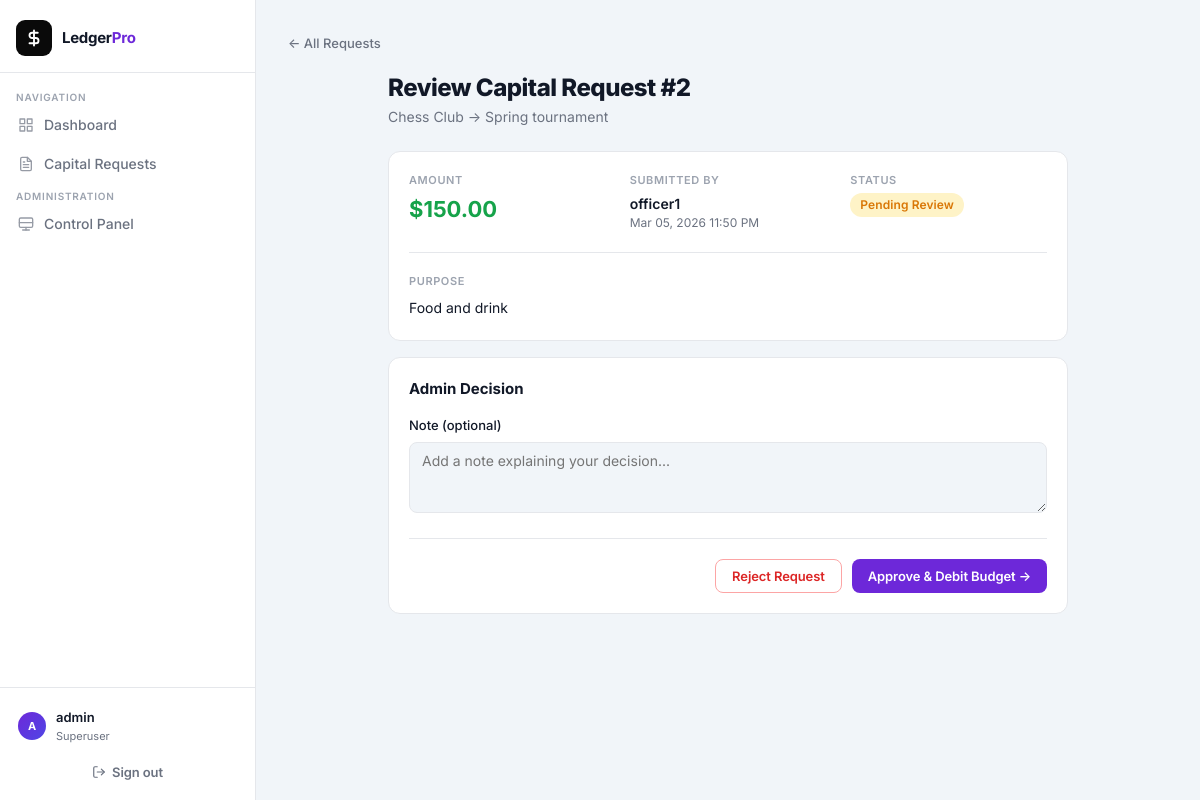
The page /requests/2/review/ (signed in) on the database its author committed.
### orgs/models.py (models this page shows, shortened)
class CapitalRequest(models.Model):
    STATUS_CHOICES = [
        ('PENDING', 'Pending Review'),
        ('APPROVED', 'Approved'),
        ('REJECTED', 'Rejected'),
    ]
    CATEGORY_CHOICES = [
        ('EVENTS', 'Events & Programming'),
        ('TRAVEL', 'Travel'),
        ('OPERATIONS', 'Operations'),
        ('MARKETING', 'Marketing & Outreach'),
        ('PERSONNEL', 'Personnel'),
        ('FUNDRAISING', 'Fundraising'),
        ('EQUIPMENT', 'Equipment'),
        ('MISC', 'Miscellaneous'),
    ]
    organization = models.ForeignKey(Organization, on_delete=models.CASCADE, related_name='requests')
    project = models.ForeignKey(Project, on_delete=models.CASCADE, related_name='requests')
    submitted_by = models.ForeignKey(User, on_delete=models.CASCADE)
    amount = models.DecimalField(max_digits=12, decimal_places=2)
    category = models.CharField(max_length=50, choices=CATEGORY_CHOICES, default='MISC')
    purpose = models.TextField()
    status = models.CharField(max_length=20, choices=STATUS_CHOICES, default='PENDING')
    admin_note = models.TextField(blank=True, null=True)
    created_at = models.DateTimeField(auto_now_add=True)
    updated_at = models.DateTimeField(auto_now=True)

class Organization(models.Model):
    institution = models.ForeignKey(
        Institution, on_delete=models.CASCADE, related_name='organizations',
        null=True, blank=True
    )
    name = models.CharField(max_length=200)
    description = models.TextField(blank=True)
    officers = models.ManyToManyField(User, related_name='officer_of', blank=True)
    budget = models.DecimalField(
        max_digits=12, decimal_places=2, default=0.00,
        help_text="Starting budget manually inputted by Admins"
    )
    admins = models.ManyToManyField(
        User, related_name='org_admin_of', blank=True,
        help_text="Users with admin-level access to this org (set by the Institution Superuser)"
    )

class Project(models.Model):
    organization = models.ForeignKey(Organization, on_delete=models.CASCADE, related_name='projects')
    name = models.CharField(max_length=200)
    description = models.TextField(blank=True)
    bulletin = models.TextField(blank=True, help_text="Project bulletin board")
    allocated_budget = models.DecimalField(
        max_digits=12, decimal_places=2, default=0.00,
        help_text="Capital allocated from the main Org budget to this project"
    )

### orgs/views.py (the view, shortened to what this page needs)
# urls.py: path('requests/<int:req_id>/review/', views.review_request, name='review_request'),
@login_required
def review_request(request, req_id):
    req = get_object_or_404(CapitalRequest, id=req_id)
    if not is_admin_for_org(request.user, req.organization):
        return redirect('dashboard')
    return render(request, 'orgs/review_request.html', {'req': req})

### orgs/context_processors.py (called while the page is built)
def platform_context(request):
    if request.user.is_anonymous:
        return {
            'is_platform_admin': False,
            'user_institution': None,
            'is_any_superuser': False,
        }
    return {
        'is_platform_admin': is_platform_admin(request.user),
        'user_institution': get_user_institution(request.user),
        'is_any_superuser': is_any_superuser(request.user),
    }

### orgs/utils.py (called while the page is built)
def get_user_institution(user):
    if user.is_anonymous:
        return None
    try:
        if hasattr(user, 'superuser_of'):
            return user.superuser_of
    except Exception:
        pass
    org = Organization.objects.filter(admins=user).first() or Organization.objects.filter(officers=user).first()
    if org:
        return org.institution
    return None

def is_platform_admin(user):
    return user.is_superuser and not hasattr(user, 'superuser_of')

def is_any_superuser(user):
    if is_platform_admin(user):
        return True
    institution = get_user_institution(user)
    if institution and user == institution.superuser:
        return True
    return False

def is_admin_for_org(user, org):
    if is_platform_admin(user):
        return True
    institution = get_user_institution(user)
    if institution and user == institution.superuser and org.institution == institution:
        return True
    return user in org.admins.all()

### orgs/templates/orgs/review_request.html (shortened to what this page needs)
{% extends 'orgs/base.html' %}
{% block content %}
<a href="{% url 'all_requests' %}" class="back-link">&larr; All Requests</a>
<div style="max-width: 680px; margin: 0 auto;">
    <div style="margin-bottom: 24px;">
        <h1 class="page-title">Review Capital Request #{{ req.id }}</h1>
        <p class="page-subtitle">{{ req.organization.name }} &rarr; {{ req.project.name }}</p>
    </div>
    <div class="card" style="margin-bottom: 16px;">
        <div
            style="display: grid; grid-template-columns: 1fr 1fr 1fr; gap: 24px; margin-bottom: 20px; padding-bottom: 20px; border-bottom: 1px solid var(--border);">
            <div>
                <div
                    style="font-size: 11px; font-weight: 600; text-transform: uppercase; letter-spacing: 0.6px; color: var(--text-label); margin-bottom: 4px;">
                    Amount</div>
                <div class="money" style="font-size: 22px;">${{ req.amount }}</div>
            </div>
            <div>
                <div
                    style="font-size: 11px; font-weight: 600; text-transform: uppercase; letter-spacing: 0.6px; color: var(--text-label); margin-bottom: 4px;">
                    Submitted By</div>
                <div style="font-weight: 600;">{{ req.submitted_by.username }}</div>
                <div style="font-size: 12px; color: var(--text-muted);">{{ req.created_at|date:"M d, Y g:i A" }}</div>
            </div>
            <div>
                <div
                    style="font-size: 11px; font-weight: 600; text-transform: uppercase; letter-spacing: 0.6px; color: var(--text-label); margin-bottom: 4px;">
                    Status</div>
                <span class="badge {{ req.status|lower }}">{{ req.get_status_display }}</span>
            </div>
        </div>
        <div>
            <div
                style="font-size: 11px; font-weight: 600; text-transform: uppercase; letter-spacing: 0.6px; color: var(--text-label); margin-bottom: 8px;">
                Purpose</div>
            <p style="font-size: 14px; line-height: 1.6; color: var(--text-main);">{{ req.purpose }}</p>
        </div>
    </div>
    {% if req.status == 'PENDING' %}
    <div class="card">
        <h2 style="font-size: 15px; font-weight: 700; margin-bottom: 16px;">Admin Decision</h2>
        <form method="post">
            <div class="form-group">
                <label class="form-label">Note (optional)</label>
                <textarea name="note" class="form-control" rows="3"
                    placeholder="Add a note explaining your decision..."></textarea>
            </div>
            <hr class="divider">
            <div style="display: flex; gap: 10px; justify-content: flex-end;">
                <button type="submit" name="action" value="reject" class="btn btn-outline"
                    style="border-color: #FCA5A5; color: var(--danger) !important;">
                    Reject Request
                </button>
                <button type="submit" name="action" value="approve" class="btn btn-primary">
                    Approve &amp; Debit Budget &rarr;
                </button>
            </div>
        </form>
    </div>
    {% endif %}
</div>
{% endblock %}

### orgs/templates/orgs/base.html (shortened to what this page needs)
<!DOCTYPE html>
<html lang="en">
<head>
</head>
<body>
    <aside class="sidebar">
        <div class="sidebar-header">
            <a href="{% url 'dashboard' %}" class="sidebar-logo">
                <div class="sidebar-logo-icon">
                    <svg width="18" height="18" viewBox="0 0 24 24" fill="none" stroke="currentColor" stroke-width="2.5"
                        stroke-linecap="round" stroke-linejoin="round">
                        <path d="M12 2v20M17 5H9.5a3.5 3.5 0 0 0 0 7h5a3.5 3.5 0 0 1 0 7H6" />
                    </svg>
                </div>
                <span class="sidebar-logo-text">Ledger<span>Pro</span></span>
            </a>
        </div>
        <nav class="sidebar-nav">
            <span class="nav-section-label">Navigation</span>
            <a href="{% url 'dashboard' %}" class="nav-link">
                <svg viewBox="0 0 24 24" fill="none" stroke="currentColor" stroke-width="2" stroke-linecap="round"
                    stroke-linejoin="round">
                    <rect x="3" y="3" width="7" height="7" />
                    <rect x="14" y="3" width="7" height="7" />
                    <rect x="14" y="14" width="7" height="7" />
                    <rect x="3" y="14" width="7" height="7" />
                </svg>
                Dashboard
            </a>
            <a href="{% url 'all_requests' %}" class="nav-link">
                Capital Requests
            </a>
            {% if is_any_superuser %}
            <span class="nav-section-label">Administration</span>
            <a href="{% url 'superuser_dashboard' %}" class="nav-link">
                <svg viewBox="0 0 24 24" fill="none" stroke="currentColor" stroke-width="2" stroke-linecap="round"
                    stroke-linejoin="round">
                    <rect x="2" y="3" width="20" height="14" rx="2" ry="2" />
                    <line x1="2" y1="10" x2="22" y2="10" />
                    <line x1="7" y1="21" x2="17" y2="21" />
                    <line x1="12" y1="17" x2="12" y2="21" />
                </svg>
                {% if is_platform_admin %}Platform Control{% else %}Control Panel{% endif %}
            </a>
            {% endif %}
        </nav>
        <div class="sidebar-footer">
            {% if user.is_authenticated %}
            <div class="user-pill">
                <div class="user-avatar">{{ user.username|slice:":1" }}</div>
                <div class="user-info">
                    <div class="user-name">{{ user.username }}</div>
                    <div class="user-role">
                        {% if user.is_superuser %}Superuser{% elif user.is_staff %}Admin{% else %}Officer{% endif %}
                    </div>
                </div>
            </div>
            <form action="{% url 'account_logout' %}" method="post" style="margin-top: 4px;">
                <button type="submit" class="btn btn-ghost"
                    style="width: 100%; justify-content: center; font-size: 13px;">
                    <svg width="14" height="14" viewBox="0 0 24 24" fill="none" stroke="currentColor" stroke-width="2"
                        stroke-linecap="round" stroke-linejoin="round">
                        <path d="M9 21H5a2 2 0 0 1-2-2V5a2 2 0 0 1 2-2h4" />
                        <polyline points="16 17 21 12 16 7" />
                        <line x1="21" y1="12" x2="9" y2="12" />
                    </svg>
                    Sign out
                </button>
            </form>
            {% else %}
            <a href="{% url 'account_login' %}" class="btn" style="width: 100%; justify-content: center;">Sign in</a>
            {% endif %}
        </div>
    </aside>
    <div class="main-wrapper">
        <div class="container">
            {% block content %}{% endblock %}
        </div>
    </div>
</body>
</html>

### rows shown on the page
CapitalRequest: id "2", organization.name "Chess Club", project.name "Spring tournament", amount "150.00", submitted_by.username "officer1", created_at "Mar 05, 2026 11:50 PM", status "Pending Review", purpose "Food and drink"

### other values the page prints
{{ user.username|slice:":1" }} "A"
{{ user.username }} "admin"
